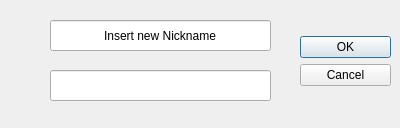
<?xml version="1.0" encoding="UTF-8"?>
<ui version="4.0">
 <class>editNick</class>
 <widget class="QDialog" name="editNick">
  <property name="geometry">
   <rect>
    <x>0</x>
    <y>0</y>
    <width>400</width>
    <height>128</height>
   </rect>
  </property>
  <property name="windowTitle">
   <string>Dialog</string>
  </property>
  <widget class="QDialogButtonBox" name="buttonBox">
   <property name="geometry">
    <rect>
     <x>300</x>
     <y>10</y>
     <width>91</width>
     <height>101</height>
    </rect>
   </property>
   <property name="orientation">
    <enum>Qt::Vertical</enum>
   </property>
   <property name="standardButtons">
    <set>QDialogButtonBox::Cancel|QDialogButtonBox::Ok</set>
   </property>
   <property name="centerButtons">
    <bool>true</bool>
   </property>
  </widget>
  <widget class="QLineEdit" name="labelNick">
   <property name="geometry">
    <rect>
     <x>50</x>
     <y>20</y>
     <width>221</width>
     <height>31</height>
    </rect>
   </property>
   <property name="text">
    <string>Insert new Nickname</string>
   </property>
   <property name="alignment">
    <set>Qt::AlignCenter</set>
   </property>
   <property name="readOnly">
    <bool>true</bool>
   </property>
  </widget>
  <widget class="QLineEdit" name="newNick">
   <property name="geometry">
    <rect>
     <x>50</x>
     <y>70</y>
     <width>221</width>
     <height>31</height>
    </rect>
   </property>
  </widget>
 </widget>
 <resources/>
 <connections>
  <connection>
   <sender>buttonBox</sender>
   <signal>accepted()</signal>
   <receiver>editNick</receiver>
   <slot>close()</slot>
   <hints>
    <hint type="sourcelabel">
     <x>248</x>
     <y>254</y>
    </hint>
    <hint type="destinationlabel">
     <x>157</x>
     <y>274</y>
    </hint>
   </hints>
  </connection>
  <connection>
   <sender>buttonBox</sender>
   <signal>rejected()</signal>
   <receiver>editNick</receiver>
   <slot>close()</slot>
   <hints>
    <hint type="sourcelabel">
     <x>316</x>
     <y>260</y>
    </hint>
    <hint type="destinationlabel">
     <x>286</x>
     <y>274</y>
    </hint>
   </hints>
  </connection>
 </connections>
</ui>
